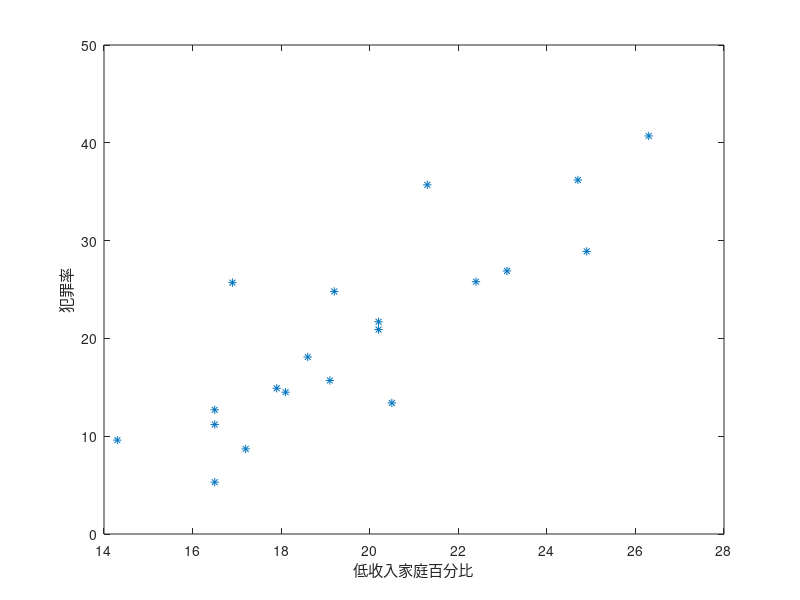
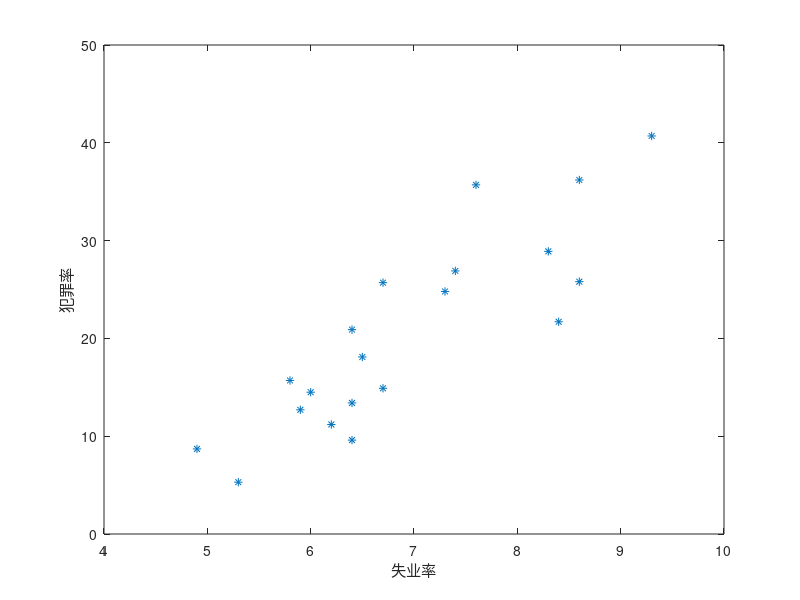
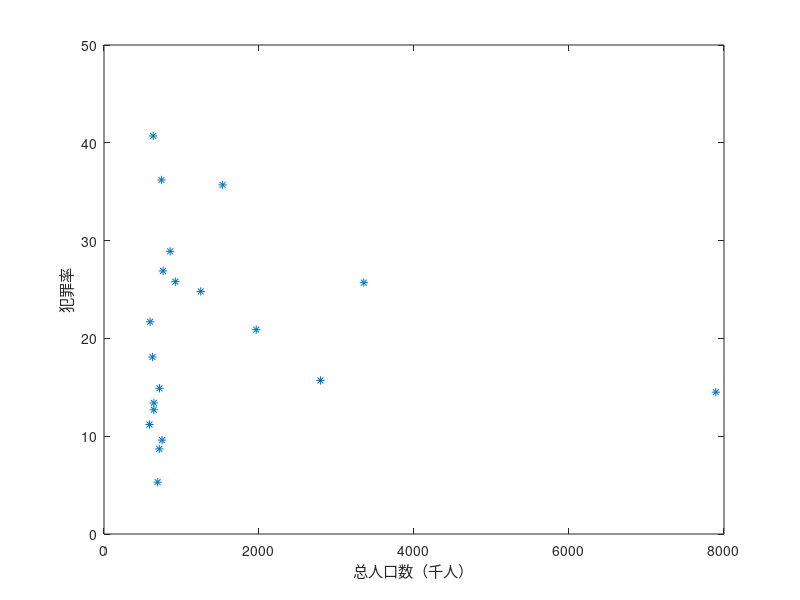

Here is the MATLAB script that generated these plots, in order: (Note: this script raises an error after producing the figures.)
clc;
clear;
y=[11.2 13.4 40.7 5.3 24.8 12.7 20.9 35.7 8.7 9.6 14.5 26.9 15.7 ...
36.2 18.1 28.9 14.9 25.8 21.7 25.7]; 
%犯罪率（人/十万人）
x1=[16.5 20.5 26.3 16.5 19.2 16.5 20.2 21.3 17.2 14.3 18.1 23.1 19.1 ...
24.7 18.6 24.9 17.9 22.4 20.2 16.9]; 
%低收入家庭百分比
x2=[6.2 6.4 9.3 5.3 7.3 5.9 6.4 7.6 4.9 6.4 6.0 7.4 5.8 8.6 6.5 8.3 ...
6.7 8.6 8.4 6.7]; 
%失业率
x3=[587 643 635 692 1248 643 1964 1531 713 749 7895 762 2793 741 ...
625 854 716 921 595 3353];
%总人口数（千人）
figure(1),plot(x1,y,'*'); 
xlabel('低收入家庭百分比'); ylabel('犯罪率');
figure(2),plot(x2,y,'*'); 
xlabel('失业率'); ylabel('犯罪率');
figure(3),plot(x3,y,'*'); 
xlabel('总人口数（千人）'); ylabel('犯罪率');
X1=[x1',x2',x3',(x1.*x2)',(x2.*x3)',(x1.*x3)',x1'.^2,x2'.^2,x3'.^2]; 
stepwise(X1,y)
